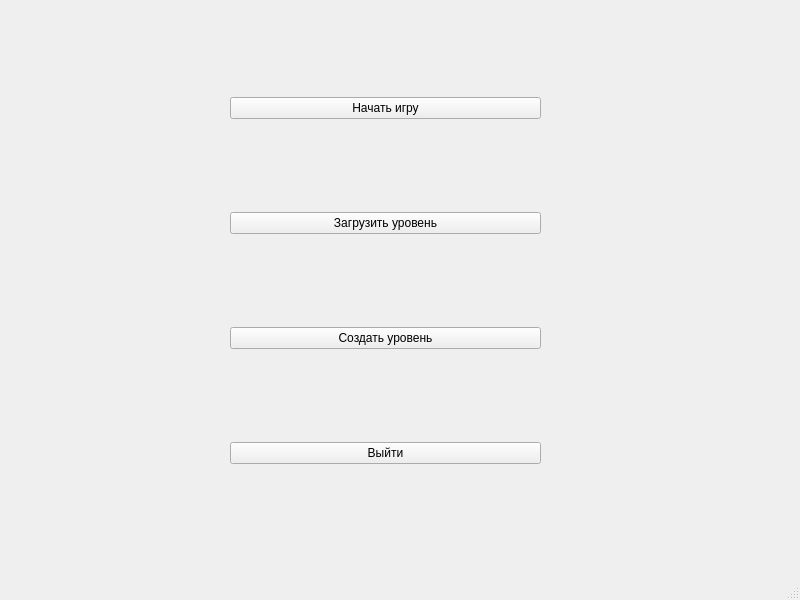
<?xml version="1.0" encoding="UTF-8"?>
<ui version="4.0">
 <class>MainWindow</class>
 <widget class="QMainWindow" name="MainWindow">
  <property name="geometry">
   <rect>
    <x>0</x>
    <y>0</y>
    <width>800</width>
    <height>600</height>
   </rect>
  </property>
  <property name="windowTitle">
   <string>MainWindow</string>
  </property>
  <widget class="QWidget" name="centralwidget">
   <widget class="QWidget" name="verticalLayoutWidget">
    <property name="geometry">
     <rect>
      <x>230</x>
      <y>10</y>
      <width>311</width>
      <height>541</height>
     </rect>
    </property>
    <layout class="QVBoxLayout" name="verticalLayout">
     <item>
      <widget class="QPushButton" name="startButton">
       <property name="text">
        <string>Начать игру</string>
       </property>
       <attribute name="buttonGroup">
        <string notr="true">contolButtons</string>
       </attribute>
      </widget>
     </item>
     <item>
      <widget class="QPushButton" name="loadButton">
       <property name="text">
        <string>Загрузить уровень</string>
       </property>
       <attribute name="buttonGroup">
        <string notr="true">contolButtons</string>
       </attribute>
      </widget>
     </item>
     <item>
      <widget class="QPushButton" name="createButton">
       <property name="text">
        <string>Создать уровень</string>
       </property>
       <attribute name="buttonGroup">
        <string notr="true">contolButtons</string>
       </attribute>
      </widget>
     </item>
     <item>
      <widget class="QPushButton" name="exitButton">
       <property name="text">
        <string>Выйти</string>
       </property>
       <attribute name="buttonGroup">
        <string notr="true">contolButtons</string>
       </attribute>
      </widget>
     </item>
    </layout>
   </widget>
  </widget>
  <widget class="QMenuBar" name="menubar">
   <property name="geometry">
    <rect>
     <x>0</x>
     <y>0</y>
     <width>800</width>
     <height>21</height>
    </rect>
   </property>
  </widget>
  <widget class="QStatusBar" name="statusbar"/>
 </widget>
 <resources/>
 <connections/>
 <buttongroups>
  <buttongroup name="contolButtons"/>
 </buttongroups>
</ui>
